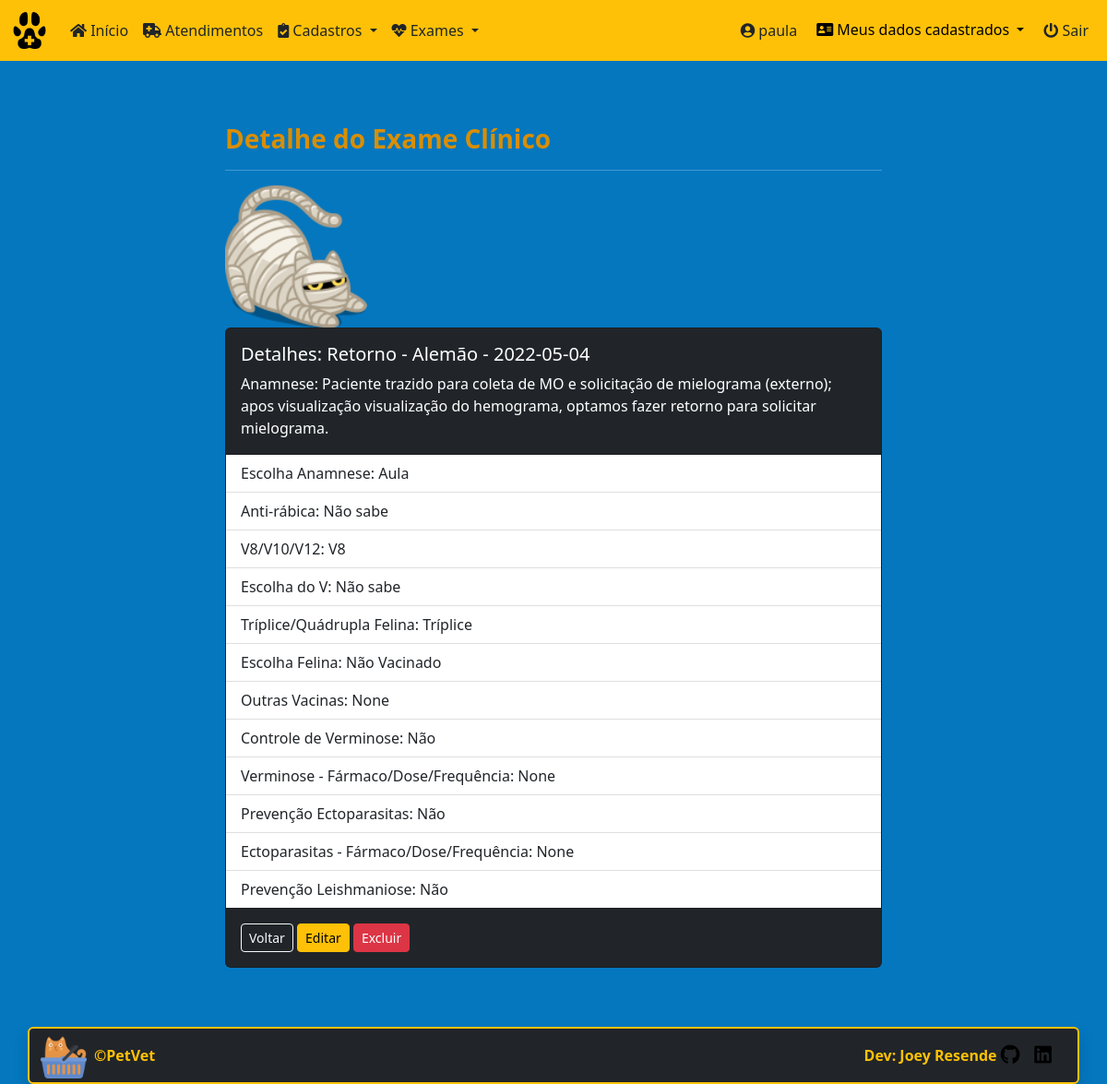
Screenshot of /petvet/general_clinic/1 (signed in) with the database file from the repository.
### core/models.py (models this page shows, shortened)
class GeneralClinic(models.Model):
    medical_care = models.ForeignKey(
        'MedicalCare', on_delete=models.PROTECT, null=True, verbose_name='Atendimento')
    choice_anamnese = models.CharField(
        max_length=6, choices=type_anamnese, verbose_name='Tipo atendimento')
    anamnese = models.TextField(max_length=2000, verbose_name='Anamnese')
    choice_anti_rabica = models.CharField(
        max_length=23, choices=vaccination, verbose_name='Anti-Rábica')
    choice_type_v = models.CharField(
        max_length=7, choices=type_v, verbose_name='V8/V10/V12')
    choice_v = models.CharField(
        max_length=23, choices=vaccination, verbose_name='Opções V')
    choice_type_felina = models.CharField(
        max_length=23, choices=type_felina, verbose_name='Tríplice/Quádrupla Felina')
    choice_felina = models.CharField(
        max_length=23, choices=vaccination, verbose_name='Opções Felina')
    others_felina = models.CharField(
        max_length=30, null=True, blank=True, verbose_name='Outras Vacinas')
    choice_verminose = models.CharField(
        max_length=17, choices=vermi_ecto, verbose_name='Controle Verminose')
    others_verminose = models.CharField(
        max_length=30, null=True, blank=True, verbose_name='Verminose - Fármaco/Dose/Frequência')
    choice_ectopas = models.CharField(
        max_length=17, choices=vermi_ecto, verbose_name='Prevenção Ectoparasitas')
    others_ectopas = models.CharField(
        max_length=30, null=True, blank=True, verbose_name='Ectoparasitas - Fármaco/Dose/Frequência')
    choice_leish = models.CharField(
        max_length=17, choices=leish, verbose_name='Prevenção Leishmaniose')
    class Meta:
        ordering = ['id']

class MedicalCare(models.Model):
    id = models.AutoField(primary_key=True)
    date = models.DateField(default=date.today, verbose_name='Data')
    time = models.TimeField(verbose_name='Hora')
    pet_name = models.ForeignKey(
        'Pets', on_delete=models.PROTECT, null=True, verbose_name='Nome do Pet')
    procedure = models.CharField(
        max_length=8, choices=procedures, verbose_name='Tipo de atendimento')
    vet_name = models.ForeignKey(
        'Vet', on_delete=models.PROTECT, null=True, verbose_name='Veterinario')
    sedative = models.CharField(
        max_length=8, choices=type_sedative, default='Não', verbose_name='Tipo de sedativo')
    report = models.TextField(
        max_length=1000, verbose_name='Relato do problema')
    class Meta:
        ordering = ['-date']
    def __str__(self):
        return f'{self.procedure} - {self.pet_name} - {self.date}'

class Pets(models.Model):
    id = models.AutoField(primary_key=True)
    pet_name = models.CharField(
        max_length=30, verbose_name='Nome do Pet')
    species = models.CharField(
        max_length=20, verbose_name='Espécie')
    breed = models.CharField(
        max_length=30, verbose_name='Raça')
    gender = models.CharField(
        max_length=5, choices=sex_status, verbose_name='Gênero')
    date_of_birth = models.DateField(
        null=True, blank=True, verbose_name='Data de Nascimento')
    castrated = models.CharField(
        max_length=3, choices=castrated_status, default='N', verbose_name='Castrado?')
    weight = models.DecimalField(
        max_digits=6, decimal_places=3, verbose_name='Peso', default=0)
    tutor_name = models.ForeignKey(
        'Tutor', on_delete=models.PROTECT, null=True, verbose_name='Nome do Tutor')
    class Meta:
        ordering = ['-id']
    def __str__(self):
        return self.pet_name

### core/views.py (the view)
# urls.py: path('general_clinic/<int:pk>', GeneralClinicDetail.as_view(),
class GeneralClinicDetail(LoginRequiredMixin, DetailView):
    login_url = reverse_lazy('login')
    model = GeneralClinic
    template_name = 'core/general_clinic_detail.html'
    success_url = reverse_lazy('general_clinics')

### core/templates/core/general_clinic_detail.html (shortened to what this page needs)
{% extends 'core/base_model.html' %}
{% load static %}
{% block content %}
<div class="row">
  <div class="col-sm-8 mx-auto">
    <div class="container">
      <h3><strong>Detalhe do Exame Clínico</strong></h3><hr>
      <div class="row col-3">
        <img class="card-img-top" src="{% static 'img/cat_mummy.png/' %}" alt="Imagem de capa do card">
      </div>
      <div class="card text-white bg-dark mb-3">
        <div class="card-body">
          <h5 class="card-title">Detalhes: {{ generalclinic.medical_care }}</h5>
          <p class="card-text">Anamnese: {{ generalclinic.anamnese }}</p>
        </div>
          <ul class="list-group list-group-flush">
            <li class="list-group-item">Escolha Anamnese: {{ generalclinic.choice_anamnese }}</li>
            <li class="list-group-item">Anti-rábica: {{ generalclinic.choice_anti_rabica }}</li>
            <li class="list-group-item">V8/V10/V12: {{ generalclinic.choice_type_v }}</li>
            <li class="list-group-item">Escolha do V: {{ generalclinic.choice_v }}</li>
            <li class="list-group-item">Tríplice/Quádrupla Felina: {{ generalclinic.choice_type_felina }}</li>
            <li class="list-group-item">Escolha Felina: {{ generalclinic.choice_felina }}</li>
            <li class="list-group-item">Outras Vacinas: {{ generalclinic.others_felina }}</li>
            <li class="list-group-item">Controle de Verminose: {{ generalclinic.choice_verminose }}</li>
            <li class="list-group-item">Verminose - Fármaco/Dose/Frequência: {{ generalclinic.others_verminose }}</li>
            <li class="list-group-item">Prevenção Ectoparasitas: {{ generalclinic.choice_ectopas }}</li>
            <li class="list-group-item">Ectoparasitas - Fármaco/Dose/Frequência: {{ generalclinic.others_ectopas }}</li>
            <li class="list-group-item">Prevenção Leishmaniose: {{ generalclinic.choice_leish }}</li>
          </ul>
        <div class="card-body">
          <a href="{% url 'general_clinics' %}" class="btn btn-outline-light btn-sm">Voltar</a>
          <a href="{% url 'general_clinic_edit' generalclinic.pk %}" class="btn btn-warning btn-sm">Editar</a>
          <a href="{% url 'general_clinic_delete' generalclinic.pk %}" class="btn btn-danger btn-sm">Excluir</a>
        </div>
      </div>
    </div>
  </div>
</div>
{% endblock %}

### core/templates/core/base_model.html (shortened to what this page needs)
{% load static %}
<!DOCTYPE html>
<html lang="pt-br" class="h-100">
<head>
  <link rel="stylesheet" href="{% static 'css/bootstrap.min.css/' %}" />
  <link rel="stylesheet" href="https://cdnjs.cloudflare.com/ajax/libs/font-awesome/5.11.2/css/all.css">
  <link rel="stylesheet" href="{% static 'css/styles.css/' %}" />
  <link rel="stylesheet" type="text/css" href="https://cdn.datatables.net/v/bs5/dt-1.11.5/datatables.min.css" />
</head>
<body class="d-flex flex-column h-100">
  <main role="main" class="flex-shrink-0  ">
    {% block menu %}
    <nav class="navbar navbar-expand-lg bg-warning" aria-label="Sixth navbar example">
      <div class="container-fluid">
        <a class="navbar-brand" href="{% url 'index' %}">
          <img src="{% static 'img/favicon.ico/' %}" height="40" alt="" />
        </a>
        <div class="collapse navbar-collapse" id="navbarsExample06">
          <ul class="navbar-nav me-auto mb-2 mb-xl-0">
            <li class="nav-item">
              <a class="nav-link text-dark" href="{% url 'index' %}">
                <i class="fa fa-home" aria-hidden="true"></i>
                Início
              </a>
            </li>
            <li class="nav-item">
              <a class="nav-link text-dark" href="{% url 'medical_cares' %}">
                <i class="fas fa-ambulance" aria-hidden="true"></i>
                Atendimentos
              </a>
            </li>
            <li class="nav-item dropdown">
              <a class="nav-link text-dark dropdown-toggle" href="#" data-bs-toggle="dropdown" aria-expanded="false">
                <i class="fas fa-clipboard-check" aria-hidden="true"></i>
                Cadastros
              </a>
            </li>
            <li class="nav-item dropdown">
              <a class="nav-link text-dark dropdown-toggle" href="#" data-bs-toggle="dropdown" aria-expanded="false">
                <i class="fas fa-heartbeat" aria-hidden="true"></i>
                Exames
              </a>
            </li>
          </ul>
          <div class="collapse navbar-collapse d-lg-flex justify-content-end">
            <ul class="navbar-nav bd-navbar-nav flex=row">
              {% if request.user.is_authenticated %}
              <li class="nav-item">
                <a class="nav-link text-dark" href="{% url 'meus_dados' %}">
                  <i class="fas fa-user-circle" aria-hidden="true"></i>
                  <span id="username">{{ request.user }}</span>
                </a>
              </li>
              <div class="dropdown">
                <button type="button" class="btn btn-warning dropdown-toggle" data-bs-toggle="dropdown" aria-expanded="false" data-bs-auto-close="outside">
                  <i class="fas fa-address-card" aria-hidden="true"></i>
                  Meus dados cadastrados
                </button>
              </div>
              <li class="nav-item">
                <a class="nav-link text-dark" href="{% url 'logout' %}">
                  <i class="fas fa-power-off" aria-hidden="true"></i>
                  Sair
                </a>
              </li>
              {% endif %}
            </ul>
          </div>
         </div>
      </div>
    </nav>
    {% endblock %}
    <div class="container py-5">
      {% block content %}
      {% endblock %}
    </div>
  </main>
{% block footer %}
<div class="container border border-warning border-2  rounded shadow bg-dark">
  <footer class="d-flex flex-wrap justify-content-between align-items-center py-1">
    <div class="col-md-4 d-flex align-items-center">
      <a href="{% url 'index' %}" class="mb-3 me-2 mb-md-0">
        <img src="{% static 'img/cat_yellow.png/' %}" width="50" height="50" alt="">
      </a>
      <span class="mb-3 mb-md-0 text-warning"><strong>&copy;PetVet</strong></span>
    </div>
    <ul class="nav col-md-4 justify-content-end list-unstyled d-flex">
      <li class="ms-3 text-warning"><strong>Dev: Joey Resende</strong>  <a href="https://github.com/Joey-Resende" target="_blank">
        <i class="fab fa-github fa-lg text-black" aria-hidden="true"></i>
      </a></li>
      <li class="ms-3"><a href="https://www.linkedin.com/in/givanildo-resende/" target="_blank">
        <i class="fab fa-linkedin fa-lg text-black" aria-hidden="true"></i>
      </a></li>
    </ul>
  </footer>
</div>
{% endblock %}
</body>
</html>

### static/css/styles.css (style rules this page uses)
:root { --preto: #000000; --branco-1: #ffffff; --branco-2: #E0E2DD; --azul-1: #0477BF; --azul-2: #0388A6; --azul-3: #003570; --amarelo-1: #F2CB05; --amarelo-2: #D98E04; }
body { background-color: var(--azul-1); color: var(--preto); padding-bottom: 20px; }
h3 { color: var(--amarelo-2); }
div { color: var(--branco-1); }
.navbar { background-color: var(--amarelo-1); color: var(--amarelo-2); margin-bottom: 20px; }
p { color: var(--branco-1); }

### rows the page displays
GeneralClinic: medical_care "Retorno - Alemão - 2022-05-04", anamnese "Paciente trazido para coleta de MO e solicitação de mielograma (externo); apos visualização visualização do hemograma, optamos fazer retorno para solicitar mielograma.", choice_anamnese "Aula", choice_anti_rabica "Não sabe", choice_type_v "V8", choice_v "Não sabe", choice_type_felina "Tríplice", choice_felina "Não Vacinado", others_felina "None", choice_verminose "Não", others_verminose "None", choice_ectopas "Não", others_ectopas "None", choice_leish "Não"

### other values shown
{{ request.user }} "paula"
